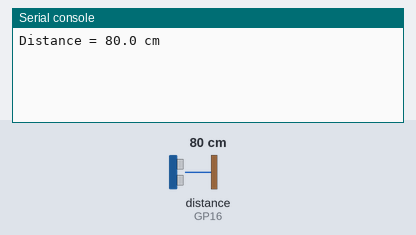
Simulated run of this program. Board: Raspberry Pi Pico running CircuitPython. On the bench: the last lines printed to the serial console. The inputs (shaded band) are chosen by the test bench; at power-on: distance to the obstacle (sensor on GP16) 80 cm. The echo pulse lasts 58.3 µs per cm.

Above: at 1.2 s.
1.3 s: distance to the obstacle (sensor on GP16) set to 2 cm
At 2.6 s:
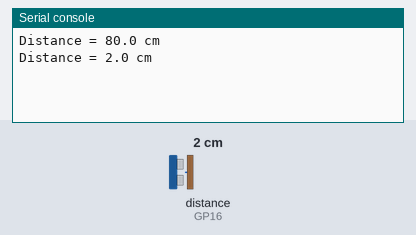
2.8 s: distance to the obstacle (sensor on GP16) set to 4 cm
At 4.4 s:
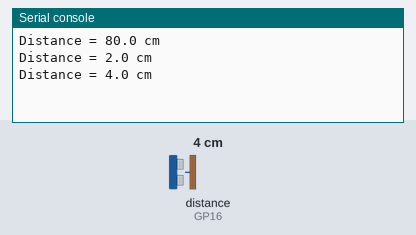
Timing chart, 0 to 5.9 s (numbered marks = the images above; inputs shaded):
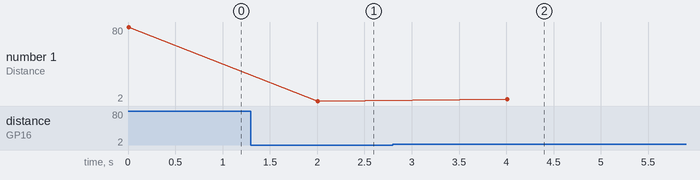

The program:

hcsr04_cpython.py
```python
# HC-SR04 Ultrasonic Sensor Example

import digitalio
import pulseio
import board
from time import sleep
from time import monotonic

# Set up trigger pin
trigger = digitalio.DigitalInOut(board.GP17)
trigger.direction = digitalio.Direction.OUTPUT
trigger.value = False

# Set up echo pin
echo = pulseio.PulseIn(board.GP16, idle_state=False)
echo.pause()

# Do measurements
while True:
    # restart pulsemeasurement
    echo.clear()
    echo.resume()

    # pulse the trigger
    trigger.value = True
    sleep(0.001)
    trigger.value = False

    # wait for echo pulse capture
    tout = monotonic() + 0.1
    while (len(echo) == 0) and (monotonic() < tout):
        pass
    echo.pause()

    # Calculate distance
    if len(echo) > 0:
        distance = (echo[0] * 0.0343) / 2
        print('Distance = {0:.1f} cm'.format(distance))
    else:
        print('Timeout')

    sleep(2)
```

Measured:
- after the input at 1.3 s, the serial console: prints a new line after 0.71 s (image 1)
- after the input at 2.8 s, the serial console: prints a new line after 1.2 s (image 2)
- plotted number 1: 80 → 2 after the input at 1.3 s, 2 → 4 after the input at 2.8 s
